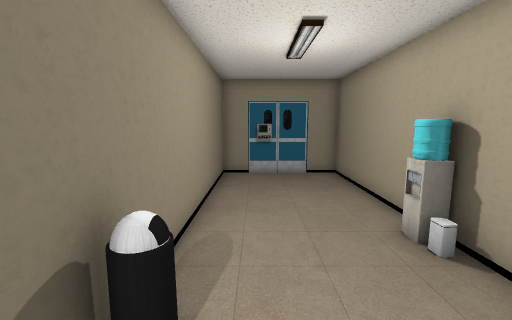
[1] (above)

14 first-person views from a walk through a scene from a Unity 3-D project. The camera is 1.4 m above the floor, tilts 8° down and sees 90° across. The floor is counted in squares, 0.56 m on a side. Each view is taken from the middle of a square. On the plan, view 1 faces up. The plan holds only what a view shows up to about 18 squares ahead; the rest is blank. The player character is not drawn. Some animated figures are left out.

[2]
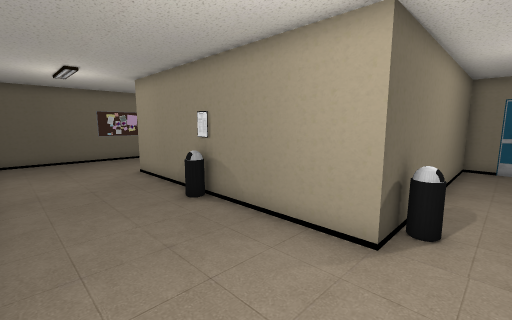

[3]
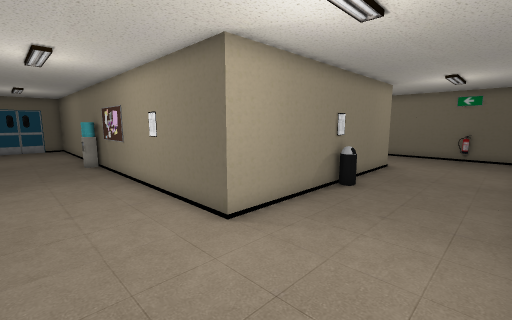

[4]
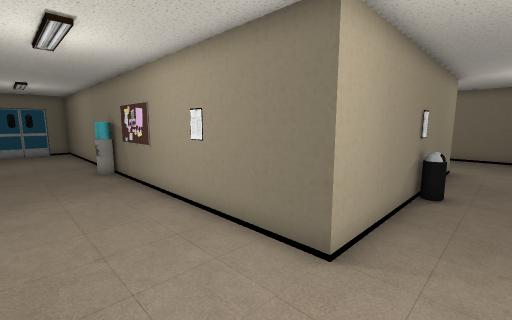

[5]
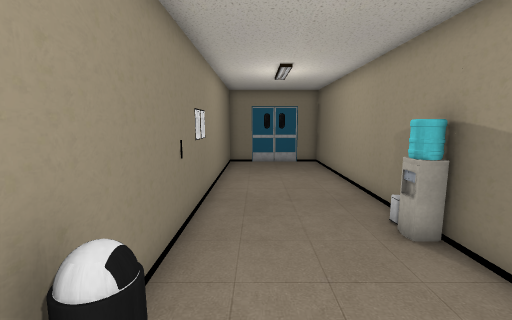

[6]
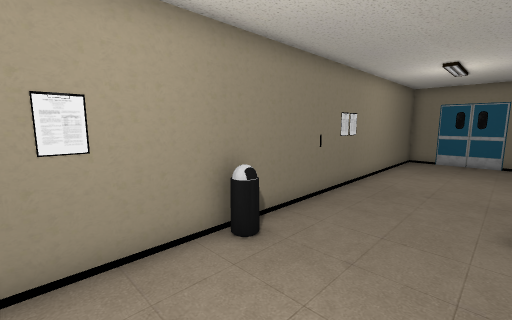

[7]
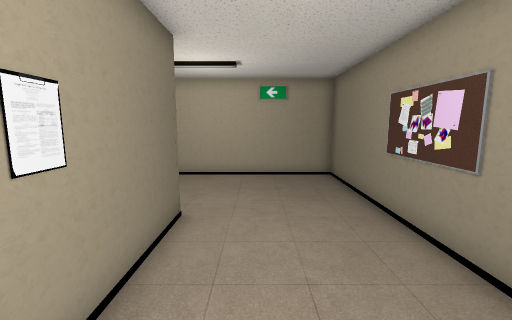

[8]
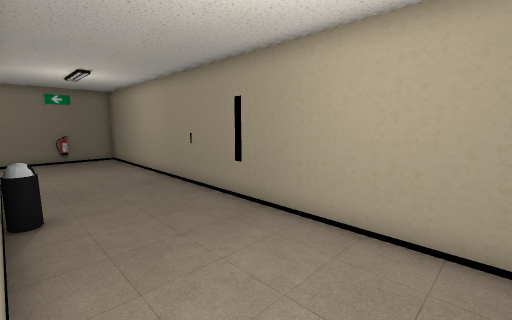

[9]
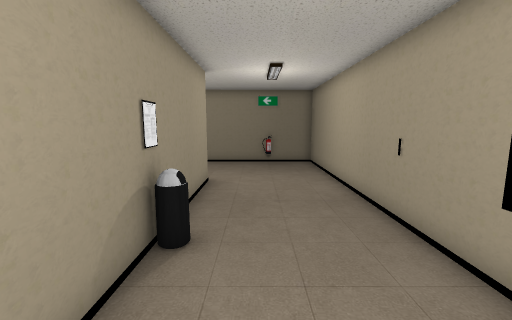

[10]
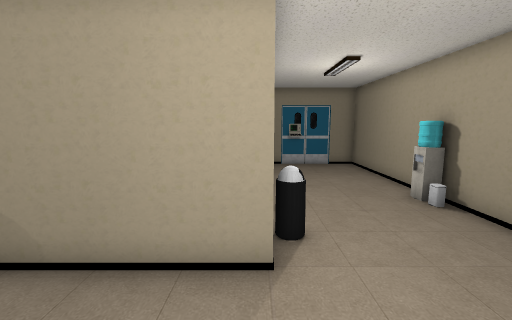

[11]
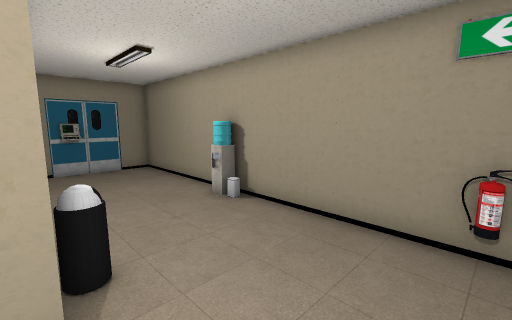

[12]
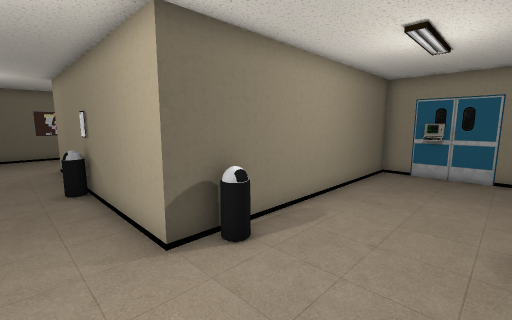

[13]
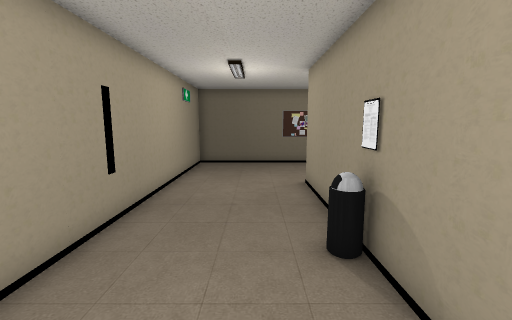

[14]
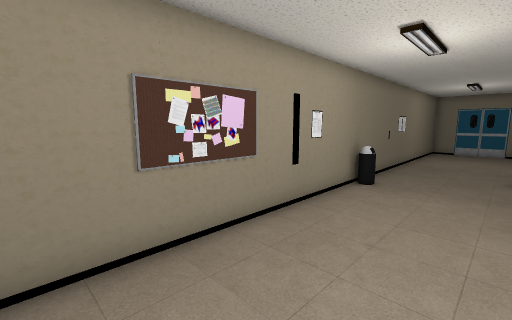

### Floor plan
Points are (right, up) in squares from view 1. A wall is a line through its corners. A room is listed if a view was taken in it or the views show most of it. See-through windows are left out.
Room 1 (views 1, 2, 3, 4, 5, 6, 7, 8, 9, 10, 11, 12, 13, 14)
walls: (-13.9, 7.4) (-13.9, 9.5); (-13.9, 11.4) (-13.9, 25.2) (-19.8, 25.2) (-19.8, -4.7) (4.2, -4.7) (4.2, 13.2) (-1.7, 13.2) (-1.7, 1.2) (-13.9, 1.2) (-13.9, 5.6)
objects: bin (-19, 10); other object (-15, 13) to (-14, 14); other object (-14, 6); bin (-8, 0) to (-8, 1); bin (-1, 2) to (-1, 3); other object (3, 5) to (4, 5); fire extinguisher (4, -2)

Where each view was taken, in squares from view 1:
view 1: 0 up, 0 right, facing up
view 2: 4 down, 0 right, facing up-left
view 3: 4 down, 18 left, facing up-right
view 4: 1 down, 18 left, facing up-right
view 5: 8 up, 18 left, facing up
view 6: 6 up, 15 left, facing up-left
view 7: 8 up, 16 left, facing down
view 8: 1 up, 16 left, facing down-right
view 9: 1 down, 13 left, facing right
view 10: 3 down, 2 left, facing up
view 11: 2 down, 2 left, facing up-right
view 12: 1 down, 3 right, facing up-left
view 13: 1 down, 3 left, facing left
view 14: 1 down, 15 left, facing up-left
